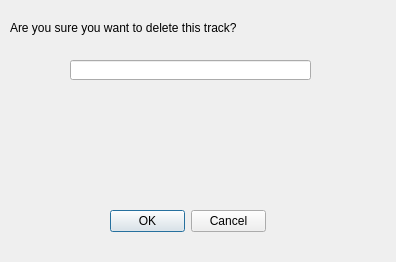
<?xml version="1.0" encoding="UTF-8"?>
<ui version="4.0">
 <class>DeleteTracksDialog</class>
 <widget class="QDialog" name="DeleteTracksDialog">
  <property name="geometry">
   <rect>
    <x>0</x>
    <y>0</y>
    <width>396</width>
    <height>262</height>
   </rect>
  </property>
  <property name="windowTitle">
   <string>Dialog</string>
  </property>
  <widget class="QLineEdit" name="m_trackName">
   <property name="geometry">
    <rect>
     <x>70</x>
     <y>60</y>
     <width>241</width>
     <height>20</height>
    </rect>
   </property>
  </widget>
  <widget class="QDialogButtonBox" name="b_choiceButtons">
   <property name="geometry">
    <rect>
     <x>110</x>
     <y>210</y>
     <width>156</width>
     <height>23</height>
    </rect>
   </property>
   <property name="orientation">
    <enum>Qt::Horizontal</enum>
   </property>
   <property name="standardButtons">
    <set>QDialogButtonBox::Cancel|QDialogButtonBox::Ok</set>
   </property>
  </widget>
  <widget class="QLabel" name="l_message">
   <property name="geometry">
    <rect>
     <x>10</x>
     <y>20</y>
     <width>361</width>
     <height>16</height>
    </rect>
   </property>
   <property name="text">
    <string>Are you sure you want to delete this track?</string>
   </property>
  </widget>
 </widget>
 <resources/>
 <connections>
  <connection>
   <sender>b_choiceButtons</sender>
   <signal>accepted()</signal>
   <receiver>DeleteTracksDialog</receiver>
   <slot>accept()</slot>
   <hints>
    <hint type="sourcelabel">
     <x>248</x>
     <y>254</y>
    </hint>
    <hint type="destinationlabel">
     <x>157</x>
     <y>274</y>
    </hint>
   </hints>
  </connection>
  <connection>
   <sender>b_choiceButtons</sender>
   <signal>rejected()</signal>
   <receiver>DeleteTracksDialog</receiver>
   <slot>reject()</slot>
   <hints>
    <hint type="sourcelabel">
     <x>316</x>
     <y>260</y>
    </hint>
    <hint type="destinationlabel">
     <x>286</x>
     <y>274</y>
    </hint>
   </hints>
  </connection>
 </connections>
</ui>
